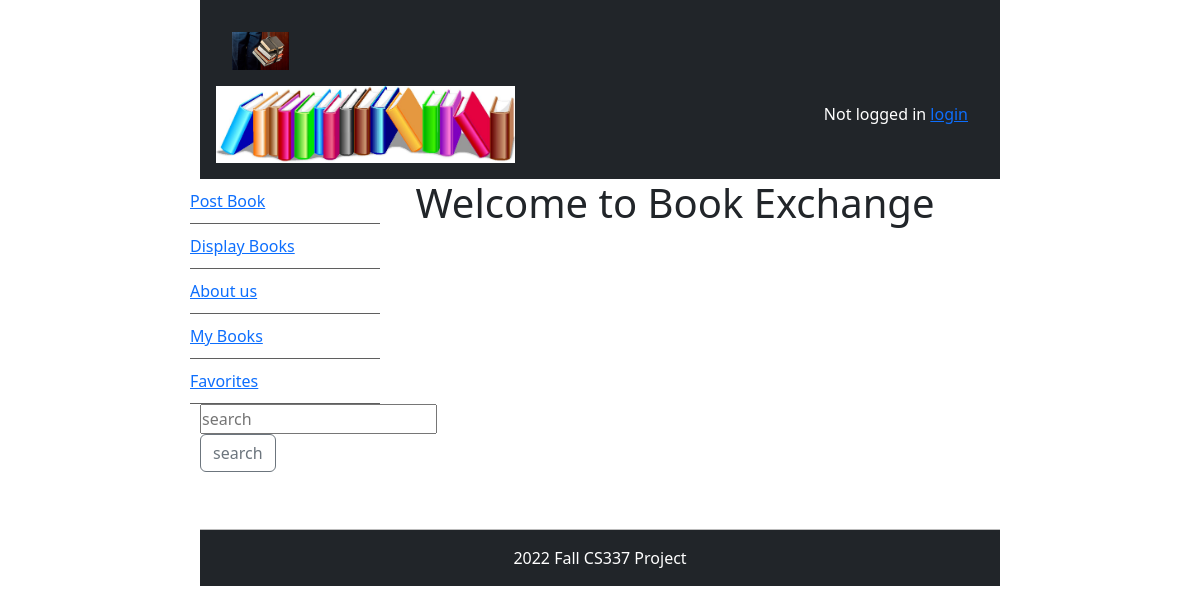
The page / on the database its author committed.
### bookMng/models.py (models this page shows, shortened)
class MainMenu(models.Model):
    item = models.CharField(max_length=200, unique=True)
    link = models.CharField(max_length=500, unique=True)

### bookMng/views.py (the view)
# urls.py: path('', views.index, name='index'),
def index(request):
    return render(request,
                  'bookMng/index.html',
                  {
                      'item_list': MainMenu.objects.all()
                  })

### bookEX/templates/bookMng/index.html (shortened to what this page needs)
{% extends "base.html" %}
{% block sidenav %}
    {% for item in item_list %}
    <li >
        <a   href="{{item.link}}">{{item.item}} </a>
    </li>
    {% endfor %}
{% endblock sidenav %}
{% block content %}
<h1 align="center"> Welcome to Book Exchange </h1>
{% endblock content %}

### bookEX/static/main.css (style rules this page uses)
#nav li { padding-top:10px; padding-bottom:10px; list-style-type: none; border-bottom: thin solid #5f5f5f; color:#4c4c4c; left:0px; list-style-position:inside; margin-left: -10px; }

### rows shown on the page
MainMenu: item "Post Book"
MainMenu: item "Display Books"
MainMenu: item "About us"
MainMenu: item "My Books"
MainMenu: item "Favorites"
